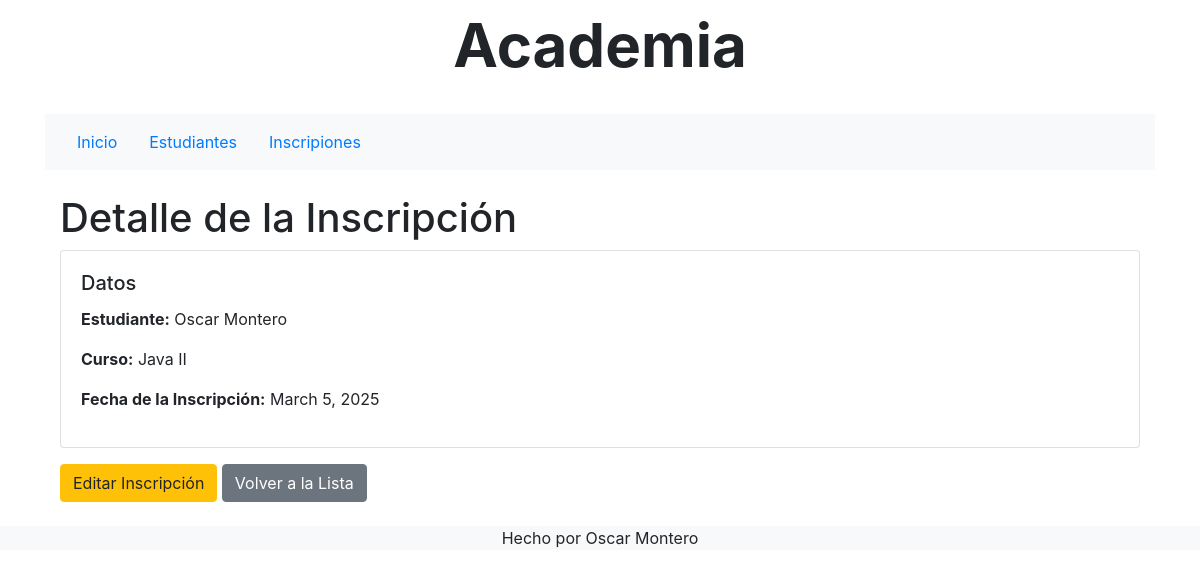
Page /inscripciones/1/ on the committed database.
### academia/models.py (models this page shows, shortened)
class Inscripcion(models.Model):
    estudiante = models.ForeignKey(Estudiante, on_delete=models.CASCADE)
    curso = models.ForeignKey(Curso, on_delete=models.CASCADE)
    fecha_inscripcion = models.DateField(auto_now_add=True)

class Estudiante(models.Model):
    nombre = models.CharField(max_length=100)
    correo = models.EmailField(unique=True)

class Curso(models.Model):
    nombre = models.CharField(max_length=150)
    descripcion = models.TextField()

### academia/views.py (the view)
# urls.py: path('inscripciones/<int:id>/', views.inscripcion_detail, name='inscripcion_detail'),
def inscripcion_detail(request, id):
    inscripcion = get_object_or_404(Inscripcion, id=id)
    return render(request, 'inscripcion_detail.html', {'inscripcion': inscripcion})

### academia/templates/inscripcion_detail.html
{% extends 'index.html' %}
{% block content %}
<div class="container">
    <h1>Detalle de la Inscripción</h1>
    <div class="card">
        <div class="card-body">
            <h5 class="card-title">Datos</h5>
            <p><strong>Estudiante:</strong> {{ inscripcion.estudiante.nombre }}</p>
            <p><strong>Curso:</strong> {{ inscripcion.curso.nombre }}</p>
            <p><strong>Fecha de la Inscripción:</strong> {{ inscripcion.fecha_inscripcion }}</p>
        </div>
    </div>
    <div class="mt-3">
        <a href="{% url 'inscripcion_edit' inscripcion.id %}" class="btn btn-warning">Editar Inscripción</a>
        <a href="{% url 'inscripcion_list' %}" class="btn btn-secondary">Volver a la Lista</a>
    </div>
</div>
{% endblock %}

### rows in the picture
Inscripcion: estudiante.nombre "Oscar Montero", curso.nombre "Java II", fecha_inscripcion "March 5, 2025"
